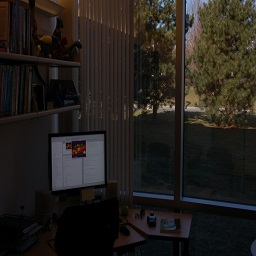
%> input picture assignment1/assigment1/office.jpg, 256 x 256 px
$ octave p2.m   (GNU Octave 9; MATLAB toolbox functions it lacks are replaced by stand-ins)
%> lines starting %> are read from the running program, lines starting %| are printed output that depends on the picture
### assignment1/assigment1/histequalization.m
function [ im, cpdf ] = histequalization( im )
%UNTITLED3 Summary of this function goes here
%   Detailed explanation goes here


a=hist(double(im),256);
histo=sum(a,2);

pdf=histo/(size(im,1)*size(im,2));
cpdf=zeros(size(histo));
summate=0;

for i=1:size(histo)

    if(i==1)
        summate=pdf(i,1);
    else
        summate=summate+pdf(i,1);
    end

    cpdf(i,1)=summate;

end

plot(cpdf)

transform=255.*cpdf;
transform=uint8(255.*cpdf);
for i=1:size(im,1)
    for j=1:size(im,2)
        temp=im(i,j);
        t=transform(temp+1);
        im(i,j)=t;
    end
end
end

### assignment1/assigment1/p2.m
im = imread('office.jpg');
%> im is the input picture: size 256x256x3 uint8; mean R, G, B 35.5, 31.6, 27.3
im1=zeros(size(im));

func = zeros(1,256);

for i = 1:size(func,2);
    func(i)=i-1;
end

[im1(:,:,1)] = histequalization(im(:,:,1));
%> in histequalization, `histo=sum(a,2);`: histo = 256 values, max 3877 at index 1, min 0 at index 8, mean 256
%> in histequalization, `pdf=histo/(size(im,1)*size(im,2));`: pdf = 256 values, max 0.0592 at index 1, min 0 at index 8, mean 0.00391
%> the loop in histequalization, `for i=1:size(histo)` made 256 passes
%> summate on passes 1 to 12: 0.0592, 0.0748, 0.0837, 0.0935, 0.103, 0.114, 0.126, 0.126, 0.139, 0.154, 0.171, 0.188
%> after the loop in histequalization, `for i=1:size(histo)`: cpdf = 256 values from 0.0592 to 1; summate = 1
%> in histequalization, `transform=255.*cpdf;`: transform = 256 values from 15.09 to 255
%> in histequalization, `transform=uint8(255.*cpdf);`: transform = 256 values from 15 to 255
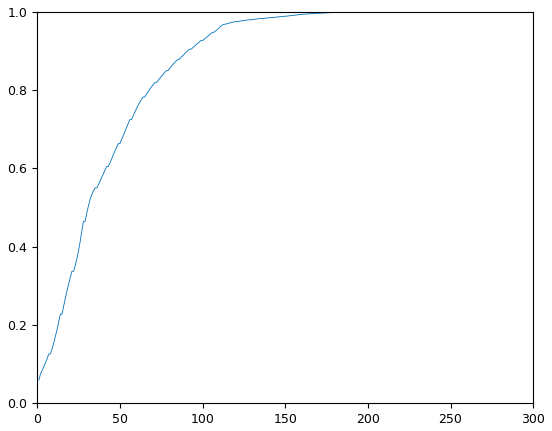
%> figure redrawn from the program's plot data; curve peaks at x = 256, y = 1
[im1(:,:,2)] = histequalization(im(:,:,2));
%> in histequalization (call 2), `histo=sum(a,2);`: histo = 256 values, max 4014 at index 1, min 0 at index 5, mean 256
%> in histequalization (call 2), `pdf=histo/(size(im,1)*size(im,2));`: pdf = 256 values, max 0.0612 at index 1, min 0 at index 5, mean 0.00391
%> the loop in histequalization (call 2), `for i=1:size(histo)` made 256 passes
%> summate on passes 1 to 12: 0.0612, 0.0766, 0.0869, 0.0971, 0.0971, 0.107, 0.117, 0.129, 0.14, 0.14, 0.15, 0.162
%> after the loop in histequalization (call 2), `for i=1:size(histo)`: cpdf = 256 values from 0.0612 to 1; summate = 1
%> in histequalization (call 2), `transform=255.*cpdf;`: transform = 256 values from 15.62 to 255
%> in histequalization (call 2), `transform=uint8(255.*cpdf);`: transform = 256 values from 16 to 255
%> after the loop in histequalization (call 2), `for i=1:size(im,1)`:
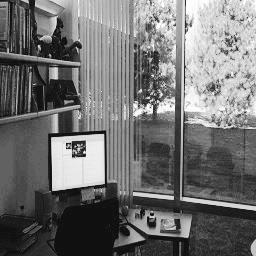
%> im: size 256x256 uint8; min 16, max 255, mean 112.3
%> figure, not shown here; curve peaks at x = 256, y = 1
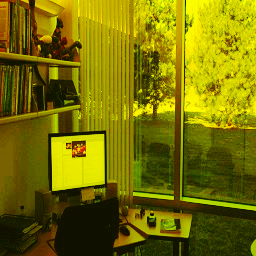
%> im1: size 256x256x3 double; mean R, G, B 119.1, 112.3, 0
[im1(:,:,3)] = histequalization(im(:,:,3));
%> in histequalization (call 3), `a=hist(double(im),256);`:
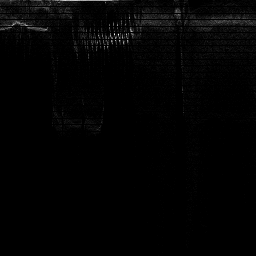
%> a: size 256x256 double; min 0, max 79, mean 1; drawn with min black and max white
%> in histequalization (call 3), `histo=sum(a,2);`: histo = 256 values, max 4423 at index 1, min 0 at index 7, mean 256
%> in histequalization (call 3), `pdf=histo/(size(im,1)*size(im,2));`: pdf = 256 values, max 0.0675 at index 1, min 0 at index 7, mean 0.00391
%> the loop in histequalization (call 3), `for i=1:size(histo)` made 256 passes
%> summate on passes 1 to 12: 0.0675, 0.0803, 0.0974, 0.111, 0.125, 0.141, 0.141, 0.157, 0.171, 0.186, 0.2, 0.216
%> after the loop in histequalization (call 3), `for i=1:size(histo)`: cpdf = 256 values from 0.0675 to 1; summate = 1
%> in histequalization (call 3), `transform=255.*cpdf;`: transform = 256 values from 17.21 to 255
%> in histequalization (call 3), `transform=uint8(255.*cpdf);`: transform = 256 values from 17 to 255
%> after the loop in histequalization (call 3), `for i=1:size(im,1)`:
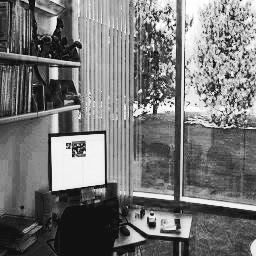
%> im: size 256x256 uint8; min 17, max 255, mean 117.6
%> figure, not shown here; curve peaks at x = 256, y = 1
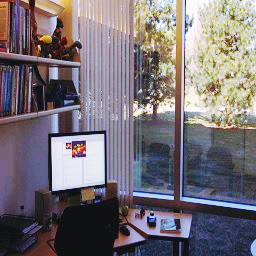
%> im1: size 256x256x3 double; mean R, G, B 119.1, 112.3, 117.6

figure,


imr=im(:,:,1);
img=im(:,:,2);
imb=im(:,:,3);
im1r=im1(:,:,1);
im1g=im1(:,:,2);
im1b=im1(:,:,3);

% [6 lines of commented-out code are left out]

subplot(4,2,1),imhist(uint8(imr));

subplot(4,2,2),imhist(uint8(im1r));

subplot(4,2,3),imhist(uint8(img));

subplot(4,2,4),imhist(uint8(im1g));

subplot(4,2,5),imhist(uint8(imb));

subplot(4,2,6),imhist(uint8(im1b));

subplot(4,2,7),imshow(im);

subplot(4,2,8),imshow(uint8(im1));
%> after `imshow(uint8(im1))`:
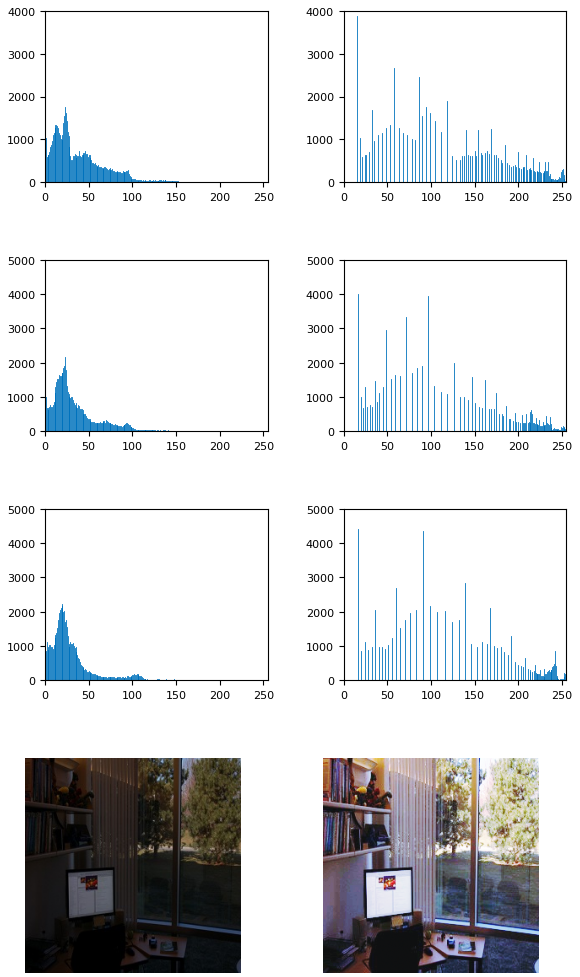
%> figure redrawn from the program's plot data, 8 panels
